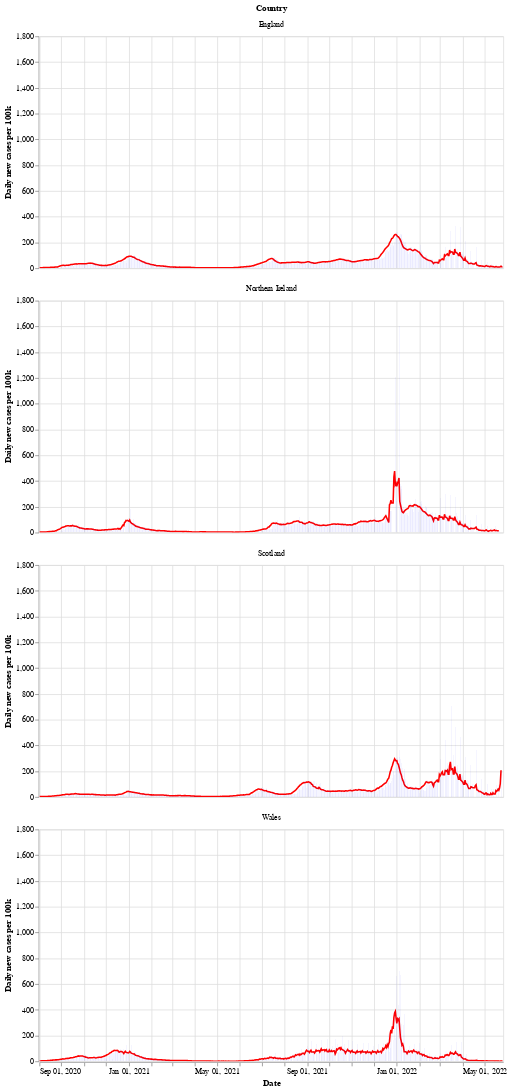

Notebook cell for this chart:
### Markdown cell above
Next is a bar chart of the number of new cases in each country (per 100k population), with the 7 day moving average of cases. Again we see that Wales saw a longer period of raising and falling cases compared to the other countries.

After a period of cases falling, each nation is now seeing a rise in the number of cases - especially in Wales.

### Code cell
# collapse
bars = alt.Chart(uk_cases).mark_bar().encode(
    x=alt.X("yearmonthdate(date):T", axis=alt.Axis(title='Date')),
    y=alt.Y("newCasesRate:Q", axis=alt.Axis(title='Daily new cases per 100k')),
    tooltip='newCasesRate',
    color=alt.condition(
        alt.datum.dailyChange > 0,
        alt.value("orange"),  # The positive color
        alt.value("blue")  # The negative color
    )
).properties(title='New cases per 100k population with rolling 7 day average', width=600).interactive()
line = alt.Chart(uk_cases).mark_line(
    color='red',
    size=2,
).transform_window(
    rolling_mean='mean(newCasesRate)',
    frame=[0, 7],
    groupby=['areaName']
).encode(
    x='yearmonthdate(date):T',
    y='rolling_mean:Q'
)
alt.layer(line, bars, data=uk_cases).facet(alt.Row('areaName', title='Country'), columns=1)

### Figure 1 — Vega-Lite specification as saved in the notebook (floating-point values rounded to 4 significant figures; data arrays with more than 128 entries replaced by an {"elided": "..."} marker saying what was removed)
{"config": {"view": {"continuousWidth": 400, "continuousHeight": 300}}, "data": {"name": "data-4d267990a3048003ab6245c65f36c2e9"}, "facet": {"type": "nominal", "field": "areaName", "title": "Country"}, "spec": {"layer": [{"mark": {"type": "line", "color": "red", "size": 2}, "encoding": {"x": {"type": "temporal", "field": "date", "timeUnit": "yearmonthdate"}, "y": {"type": "quantitative", "field": "rolling_mean"}}, "transform": [{"window": [{"op": "mean", "field": "newCasesRate", "as": "rolling_mean"}], "frame": [0, 7], "groupby": ["areaName"]}]}, {"mark": "bar", "encoding": {"color": {"condition": {"value": "orange", "test": "(datum.dailyChange > 0)"}, "value": "blue"}, "tooltip": {"type": "quantitative", "field": "newCasesRate"}, "x": {"type": "temporal", "axis": {"title": "Date"}, "field": "date", "timeUnit": "yearmonthdate"}, "y": {"type": "quantitative", "axis": {"title": "Daily new cases per 100k"}, "field": "newCasesRate"}}, "selection": {"selector002": {"type": "interval", "bind": "scales", "encodings": ["x", "y"]}}, "title": "New cases per 100k population with rolling 7 day average", "width": 600}]}, "columns": 1, "$schema": "https://vega.github.io/schema/vega-lite/v4.8.1.json", "datasets": {"data-4d267990a3048003ab6245c65f36c2e9": {"elided": "2521 records"}}}
